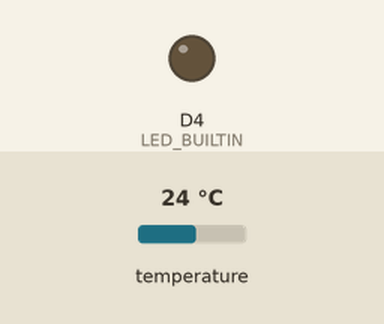
Simulated run of this sketch. Board: ESP8266 (NodeMCU). Shown: output pins drawn as LEDs (lit = HIGH, except the on-board LED, lit = LOW). The inputs (shaded band) are chosen by the test bench; at power-on: temperature 24 °C. WiFi joins after 1.5 s; servers stay silent unless stated; uploads are accepted with an empty reply; the local clock reads 2024-03-15 10:24:30 at power-on unless the sketch sets it; what the sketch prints to the serial monitor is not drawn. At 2.4 s the program puts the board to deep sleep or switches it off; the recording ends there.

Above: at 0.1 s.
At 1.9 s:
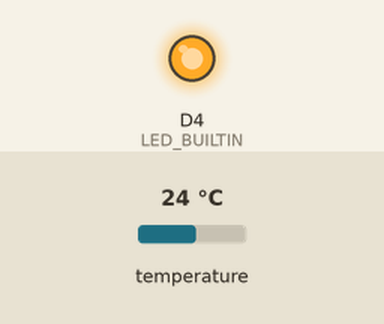
Timing chart, 0 to 2.4 s (numbered marks = the images above):
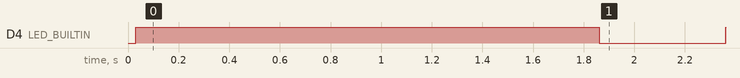

The sketch:

sketch_aug24a.ino
```cpp
#include <Arduino.h>
#include <OneWire.h>
#include <DallasTemperature.h>
#include <ESP8266WiFi.h>
#include <ESP8266HTTPClient.h>
#include <WiFiClientSecureBearSSL.h>
#include <time.h>

// ===== Network / Server =====
const char* SSID   = "BEGA_MASHA";
const char* PASS   = "!*25Be06ga15Ma04sha*!";
const char* SERVER = "https://beove.ru/api/post_temp.php";

// Статический IP (под вашу сеть)
IPAddress ip(192,168,1,101);
IPAddress gw(192,168,1,1);
IPAddress mask(255,255,255,0);
IPAddress dns1(192,168,1,1);
IPAddress dns2(8,8,8,8);

// ===== Payload =====
const int SENSOR_ID = 1;  // отправляем числом

// ===== Timings =====
const uint32_t WIFI_CONNECT_TIMEOUT_MS = 15000;  // 15 s
const uint32_t RETRY_CONNECT_TIMEOUT_MS = 12000; // повтор
const uint32_t NTP_SYNC_TIMEOUT_MS     = 3000;   // 3 s
const uint32_t POST_TIMEOUT_MS         = 5000;   // 5 s
const uint32_t SLEEP_SEC               = 300;    // 5 минут

// ===== DS18B20 =====
const uint8_t ONE_WIRE_PIN  = D2;   // GPIO4
const uint8_t DS_RESOLUTION = 9;

// ===== Time (UTC) — можно отключить, если не нужно =====
const char* NTP1 = "pool.ntp.org";
const char* NTP2 = "time.google.com";
const long  GMT_OFFSET = 0;
const int   DST_OFFSET = 0;

// ===== Globals =====
OneWire oneWire(ONE_WIRE_PIN);
DallasTemperature sensors(&oneWire);

// Встроенный LED на ESP8266 часто инверсный: LOW = ON, HIGH = OFF
inline void ledOn()  { digitalWrite(LED_BUILTIN, LOW); }
inline void ledOff() { digitalWrite(LED_BUILTIN, HIGH); }

void blinkBuiltin(uint8_t times, uint16_t on_ms = 150, uint16_t off_ms = 150) {
  for (uint8_t i = 0; i < times; i++) {
    ledOn();
    delay(on_ms);
    ledOff();
    if (i + 1 < times) delay(off_ms);
  }
}

void blinkSuccessLong() {
  ledOn();
  delay(500);   // длинная вспышка
  ledOff();
}

bool connectWiFi() {
  WiFi.mode(WIFI_STA);
  WiFi.persistent(false);
  WiFi.setAutoReconnect(false);

  // Статический IP до begin()
  WiFi.config(ip, gw, dns1, mask, dns2);

  // Первая попытка
  WiFi.begin(SSID, PASS);
  uint32_t start = millis();
  while (WiFi.status() != WL_CONNECTED && (millis() - start) < WIFI_CONNECT_TIMEOUT_MS) {
    delay(100);
  }
  if (WiFi.status() == WL_CONNECTED) return true;

  // Повторная
  WiFi.disconnect(true);
  delay(200);
  WiFi.begin(SSID, PASS);
  start = millis();
  while (WiFi.status() != WL_CONNECTED && (millis() - start) < RETRY_CONNECT_TIMEOUT_MS) {
    delay(100);
  }
  return WiFi.status() == WL_CONNECTED;
}

time_t nowTs() { time_t n=0; time(&n); return n; }
bool hasValidTime() { return nowTs() > 1700000000; }

bool syncTimeNTP(uint32_t timeoutMs) {
  configTime(GMT_OFFSET, DST_OFFSET, NTP1, NTP2);
  uint32_t start = millis();
  while (!hasValidTime() && (millis() - start) < timeoutMs) {
    delay(100);
  }
  return hasValidTime();
}

bool postTemperature(float tempC, int& httpCodeOut, String& bodyOut) {
  httpCodeOut = -1000; bodyOut = "";
  if (WiFi.status() != WL_CONNECTED) return false;

  std::unique_ptr<BearSSL::WiFiClientSecure> client(new BearSSL::WiFiClientSecure);
  client->setInsecure();

  HTTPClient http;
  http.setTimeout(POST_TIMEOUT_MS);
  if (!http.begin(*client, SERVER)) return false;

  http.addHeader("Content-Type", "application/json");
  String body = String("{\"sensor_id\":") + SENSOR_ID + ",\"tvalue\":" + String(tempC, 2) + "}";
  httpCodeOut = http.POST(body);
  bodyOut = http.getString();
  http.end();
  return (httpCodeOut == HTTP_CODE_OK);
}

void goDeepSleepSec(uint32_t sec) {
  ESP.deepSleep((uint64_t)sec * 1000000ULL);
  delay(50);
}

void setup() {
  Serial.begin(115200);
  delay(30);
  Serial.println();
  Serial.println(F("Boot: deep-sleep cycle start (no external LED)"));

  pinMode(LED_BUILTIN, OUTPUT);
  ledOff(); // погасить

  // 1) Wi‑Fi
  Serial.print(F("Wi‑Fi: connecting (static IP) ... "));
  bool wifiOk = connectWiFi();
  if (!wifiOk) {
    Serial.println(F("FAILED"));
    // Индикация: Wi‑Fi ошибка — тройное мигание
    blinkBuiltin(3, 120, 130);
    goDeepSleepSec(SLEEP_SEC);
    return;
  }
  Serial.print(F("OK, IP="));
  Serial.println(WiFi.localIP());

  // 2) (опционально) NTP
  Serial.print(F("NTP: sync... "));
  if (syncTimeNTP(NTP_SYNC_TIMEOUT_MS)) {
    time_t now = nowTs();
    struct tm t;
    gmtime_r(&now, &t);
    char ts[32];
    strftime(ts, sizeof(ts), "%Y-%m-%d %H:%M:%S", &t);
    Serial.print(F("OK, UTC="));
    Serial.println(ts);
  } else {
    Serial.println(F("FAILED (continue)"));
  }

  // 3) Измерение
  Serial.println(F("Sensor: DS18B20 read..."));
  sensors.begin();
  sensors.setResolution(DS_RESOLUTION);
  sensors.requestTemperatures();
  float tempC = sensors.getTempCByIndex(0);
  if (tempC == DEVICE_DISCONNECTED_C || isnan(tempC)) {
    Serial.println(F("Error: DS18B20 not found/invalid. Sleep 5 min."));
    // Можно поморгать 4 раза, если хотите особую индикацию датчика:
    // blinkBuiltin(4, 120, 120);
    goDeepSleepSec(SLEEP_SEC);
    return;
  }
  Serial.print(F("Sensor: "));
  Serial.print(tempC, 2);
  Serial.println(F(" C"));

  // 4) Отправка
  Serial.print(F("HTTP: POST ... "));
  int httpCode = -1000;
  String resp;
  bool ok = postTemperature(tempC, httpCode, resp);

  if (!ok) {
    Serial.print(F("FAILED, code="));
    Serial.println(httpCode);
    Serial.print(F("Body: "));
    Serial.println(resp);
    // Индикация: ошибка сервера/отправки — двойное мигание
    blinkBuiltin(2, 150, 150);
  } else {
    Serial.println(F("OK (200)"));
    Serial.print(F("Body: "));
    Serial.println(resp);
    // Индикация: успех — одно длинное мигание
    blinkSuccessLong();
  }

  // 5) Сон на 5 минут
  Serial.println(F("Sleep: 300 sec"));
  goDeepSleepSec(SLEEP_SEC);
}

void loop() {
  // не используется
}
```

Measured:
- by itself, D4 (LED_BUILTIN): LOW → HIGH at 0.03 s, → LOW 1.8 s later, → HIGH 0.50 s later
